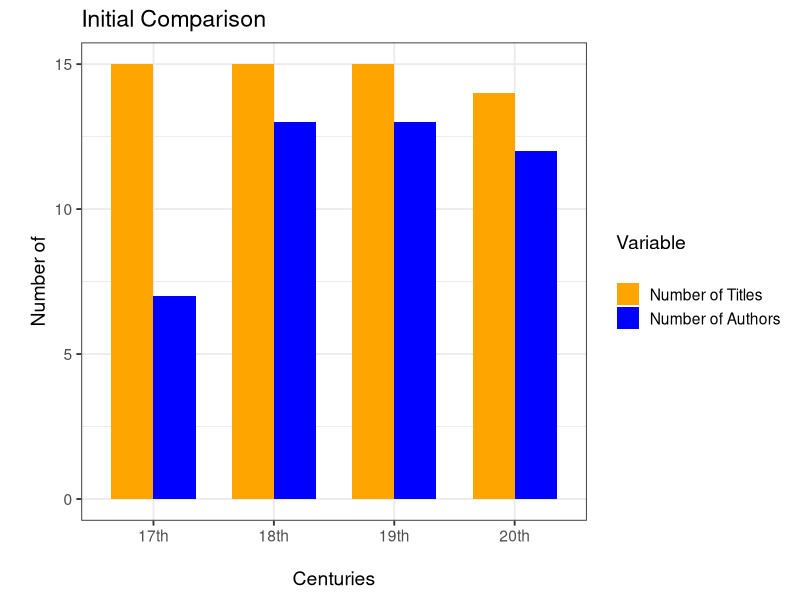
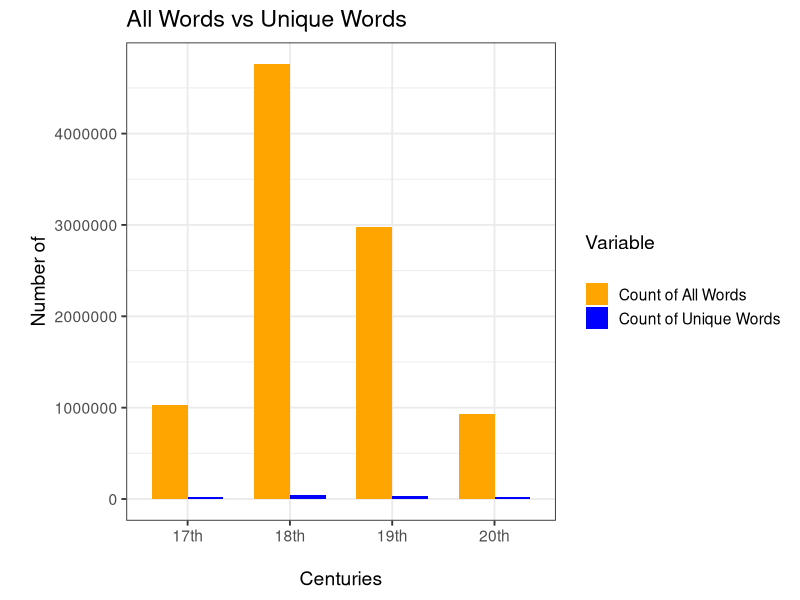
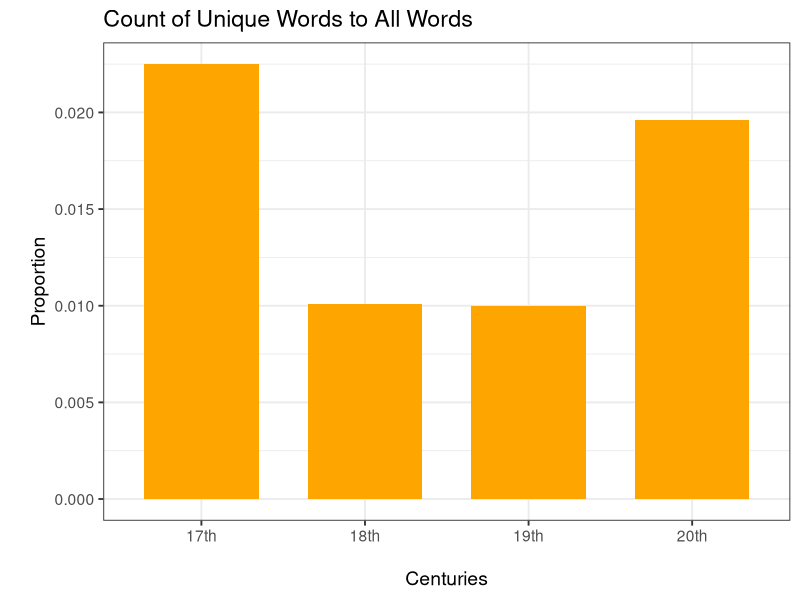
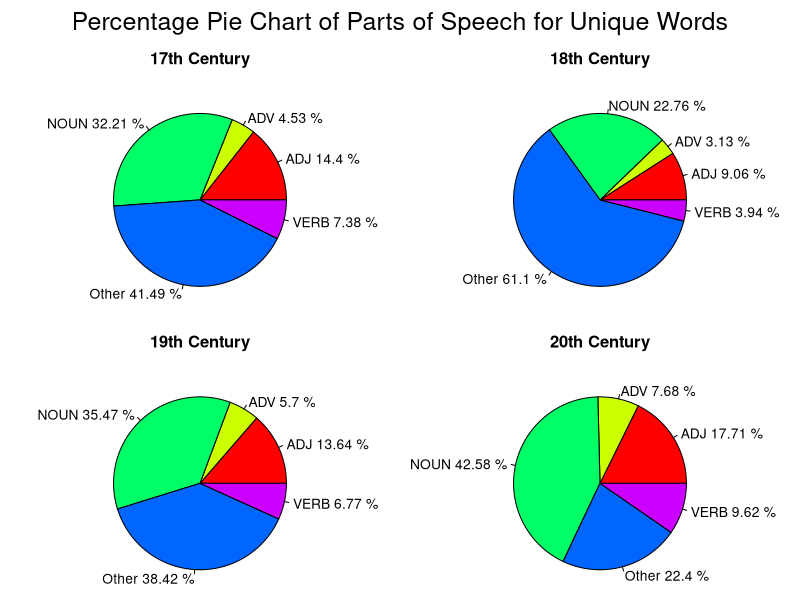
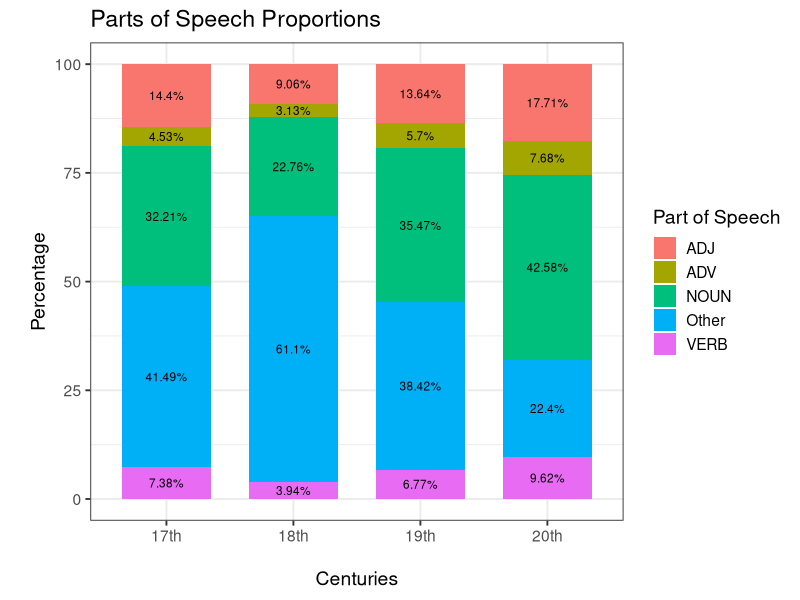

R code for these plots, in order:
## ---- chunk 1
library(dplyr)
library(ggplot2)
library(reshape2)

setwd("C:/Users/grzeg/Desktop/studia/Data Science/2 rok/semestr 1/Advanced_VisualisationR/projekt/Adv_Vis_R_Project")
'17th_data' <- data.frame(readxl::read_xlsx("17th_joined_file.xlsx"))
'18th_data' <- data.frame(readxl::read_xlsx("18th_joined_file.xlsx"))
'19th_data' <- data.frame(readxl::read_xlsx("19th_joined_file.xlsx"))
'20th_data' <- data.frame(readxl::read_xlsx("20th_joined_file.xlsx"))
authors_data <- data.frame(readxl::read_xlsx("Author_birthplace_with_geo_data.xlsx"))
## ---- chunk 2
centuries <- c("17th", "18th", "19th", "20th")
number_of_titles <- c(15, 15, 15, 14)

century_basic <- data.frame(centuries, number_of_titles)
century_basic <- cbind(century_basic, authors_data %>% group_by(Century) %>% tally(name = "Number of Authors") %>% select_at("Number of Authors"))
century_basic_long <- melt(century_basic, id=c("centuries"))

ggplot(century_basic_long) + geom_bar(aes(x = centuries, y = value, fill = variable), stat = "identity", position = "dodge", width = 0.7) + 
  scale_fill_manual("Variable\n", values = c("orange", "blue"), labels = c("Number of Titles", "Number of Authors")) + 
  ggtitle("Initial Comparison") + 
  labs(x = "\nCenturies", y = "\nNumber of") + 
  theme_bw(base_size = 14) 
  
## ---- chunk 3
num_of_occ <- c(sum(`17th_data`$Number.of.occurences), sum(`18th_data`$Number.of.occurences), sum(`19th_data`$Number.of.occurences), sum(`20th_data`$Number.of.occurences))

num_of_unique <- c(length(unique(`17th_data`$Lemma)), length(unique(`18th_data`$Lemma)), length(unique(`19th_data`$Lemma)), length(unique(`20th_data`$Lemma)))

century_basic <- cbind(century_basic, num_of_occ, num_of_unique)

century_basic_long <- melt(century_basic[,c("centuries", "num_of_occ", "num_of_unique")], id=c("centuries"))

ggplot(century_basic_long) + geom_bar(aes(x = centuries, y = value, fill = variable), stat = "identity", position = "dodge", width = 0.7) + 
  scale_fill_manual("Variable\n", values = c("orange", "blue"), labels = c("Count of All Words", "Count of Unique Words")) + 
  scale_y_continuous(labels = function(x) format(x, scientific = FALSE)) +
  ggtitle("All Words vs Unique Words") + 
  labs(x = "\nCenturies", y = "\nNumber of") + 
  theme_bw(base_size = 14)


## ---- chunk 4
century_basic <- century_basic %>% mutate(Unique_to_all = round(num_of_unique/num_of_occ,4))

ggplot(century_basic) + geom_bar(aes(x = centuries, y = Unique_to_all), stat = "identity", width = 0.7, fill ="orange") + 
  scale_y_continuous(labels = function(x) format(x, scientific = FALSE)) +
  ggtitle("Count of Unique Words to All Words") + 
  labs(x = "\nCenturies", y = "\nProportion") + 
  theme_bw(base_size = 14)
## ---- chunk 5
`17th_data`$Part_of_speech <- ifelse(`17th_data`$Part_of_speech %in% c("VERB", "ADJ", "ADV", "NOUN"), `17th_data`$Part_of_speech, "Other")
`18th_data`$Part_of_speech <- ifelse(`18th_data`$Part_of_speech %in% c("VERB", "ADJ", "ADV", "NOUN"), `18th_data`$Part_of_speech, "Other")
`19th_data`$Part_of_speech <- ifelse(`19th_data`$Part_of_speech %in% c("VERB", "ADJ", "ADV", "NOUN"), `19th_data`$Part_of_speech, "Other")
`20th_data`$Part_of_speech <- ifelse(`20th_data`$Part_of_speech %in% c("VERB", "ADJ", "ADV", "NOUN"), `20th_data`$Part_of_speech, "Other")
## ---- chunk 6
pie_chart <- function(df, title){
  pie_data <- df %>% group_by(Part_of_speech) %>% summarise(Percentage = round(n()/length(df$Part_of_speech) * 100,2))
  pie_data <- pie_data %>% mutate(lbls = paste(Part_of_speech, Percentage, "%"))
  pie(pie_data$Percentage, labels = pie_data$lbls, col = rainbow(length(pie_data$lbls)), 
      main = title)
}

par(mfrow=c(2,2), oma = c(0, 0, 2, 0), mai = c(0, 0.1, 0.5, 0.1))
pie_chart(`17th_data`, "17th Century")
pie_chart(`18th_data`, "18th Century")
pie_chart(`19th_data`, "19th Century")
pie_chart(`20th_data`, "20th Century")
mtext("Percentage Pie Chart of Parts of Speech for Unique Words", outer = TRUE, cex = 1.5)
## ---- chunk 7
Part_of_speech <- cbind(centuries = c(rep(c("17th"),5), rep(c("18th"),5), rep(c("19th"),5), rep(c("20th"),5)),
  rbind(data.frame(`17th_data` %>% group_by(Part_of_speech) %>% summarise(Percentage = round(n()/length(`17th_data`$Part_of_speech) * 100,2))),
      data.frame(`18th_data` %>% group_by(Part_of_speech) %>% summarise(Percentage = round(n()/length(`18th_data`$Part_of_speech) * 100,2))),
      data.frame(`19th_data` %>% group_by(Part_of_speech) %>% summarise(Percentage = round(n()/length(`19th_data`$Part_of_speech) * 100,2))),
      data.frame(`20th_data` %>% group_by(Part_of_speech) %>% summarise(Percentage = round(n()/length(`20th_data`$Part_of_speech) * 100,2)))))


ggplot(Part_of_speech, aes(x = centuries, y = Percentage, fill = Part_of_speech)) + geom_bar(stat = "identity", position = "stack", width = 0.7) + 
  scale_y_continuous(labels = function(x) format(x, scientific = FALSE)) +
  geom_text(aes(label = paste0(Percentage,"%")), 
            position = position_stack(vjust = 0.5), size = 3) +
  labs(fill = "Part of Speech") +
  ggtitle("Parts of Speech Proportions") + 
  labs(x = "\nCenturies", y = "\nPercentage") + 
  theme_bw(base_size = 14)   
